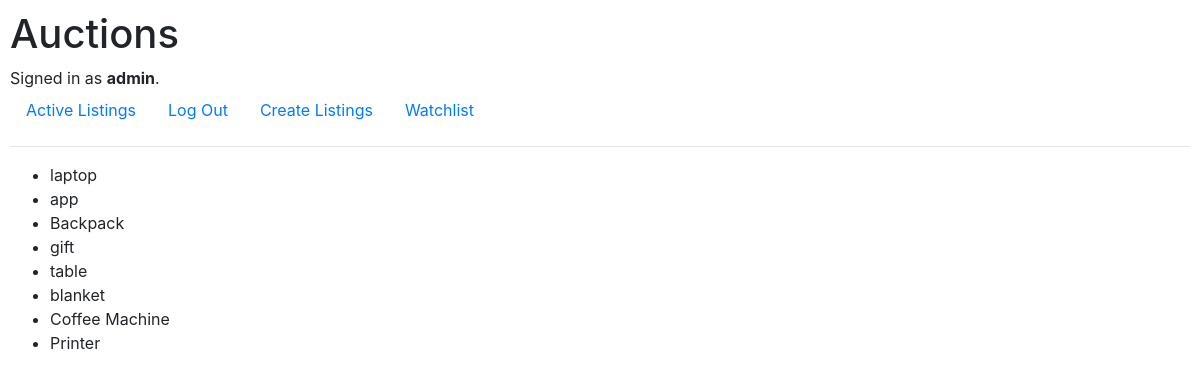
/list_category/2 (signed in), run on the app's committed database.
### auctions/models.py (models this page shows)
class User(AbstractUser):
    pass

class Listings(models.Model):
    title = models.CharField(blank=False, max_length=30)
    description = models.CharField(blank=True, max_length=100)
    active = models.BooleanField(null=False)
    picture = models.ImageField(upload_to='media/', null=True, blank= True)
    category = models.ForeignKey(Category, on_delete = models.CASCADE)
    start_bid = models.IntegerField(blank=False, default=1)
    watchlist = models.ManyToManyField(User, blank=True, related_name="watchlist")
    def __str__(self):
        return f"{self.title} {self.description}, {self.category}, {self.start_bid}, {self.picture}, {self.watchlist}"

### auctions/views.py (the view)
# urls.py: path("list_category/<category_id>", views.list_category, name="list_category"),
def list_category(request, category_id):
    category_list = Category.objects.get(pk=category_id)
    print(category_list)
    list = Listings.objects.filter(category=category_list)
    print(list)
    return render(request, "auctions/list_category.html",{
        "list": list
    })

### auctions/models.py (called while the page is built)
    def __str__(self):
        return f"{self.category_name}"

### auctions/templates/auctions/list_category.html
{% extends 'auctions/layout.html' %}
{% block body %}
    <ul>
        {% for item in list %}
        <li>{{ item.title }}</li>
        {% endfor %}
    </ul>
{% endblock %}

### auctions/templates/auctions/layout.html (shortened to what this page needs)
{% load static %}
<!DOCTYPE html>
<html lang="en">
    <head>
        <link rel="stylesheet" href="https://stackpath.bootstrapcdn.com/bootstrap/4.4.1/css/bootstrap.min.css">
        <link href="{% static 'auctions/styles.css' %}" rel="stylesheet">
        <link href="{% static 'auctions/index_style.css' %}" rel="stylesheet">
    </head>
    <body>
        <h1>Auctions</h1>
        <div>
            {% if user.is_authenticated %}
                Signed in as <strong>{{ user.username }}</strong>.
            {% else %}
                Not signed in.
            {% endif %}
        </div>
        <ul class="nav">
            <li class="nav-item">
                <a class="nav-link" href="{% url 'index' %}">Active Listings</a>
            </li>
            {% if user.is_authenticated %}
                <li class="nav-item">
                    <a class="nav-link" href="{% url 'logout' %}">Log Out</a>
                </li>
                <li class=""nav-item>
                    <a class="nav-link" href="{% url 'create_listing' user.id %}">Create Listings</a>
                </li>
                <li>
                    <a class="nav-link" href="{% url 'watchlist' user.id %}">Watchlist</a>
                </li>
            {% endif %}
        </ul>
        <hr>
        {% block body %}
        {% endblock %}
    </body>
</html>

### auctions/static/auctions/styles.css (style rules this page uses)
body { padding: 10px; }

### data on the page
User: username "admin"
Listings: title "laptop"
Listings: title "app"
Listings: title "Backpack"
Listings: title "gift"
Listings: title "table"
Listings: title "blanket"
Listings: title "Coffee Machine"
Listings: title "Printer"
